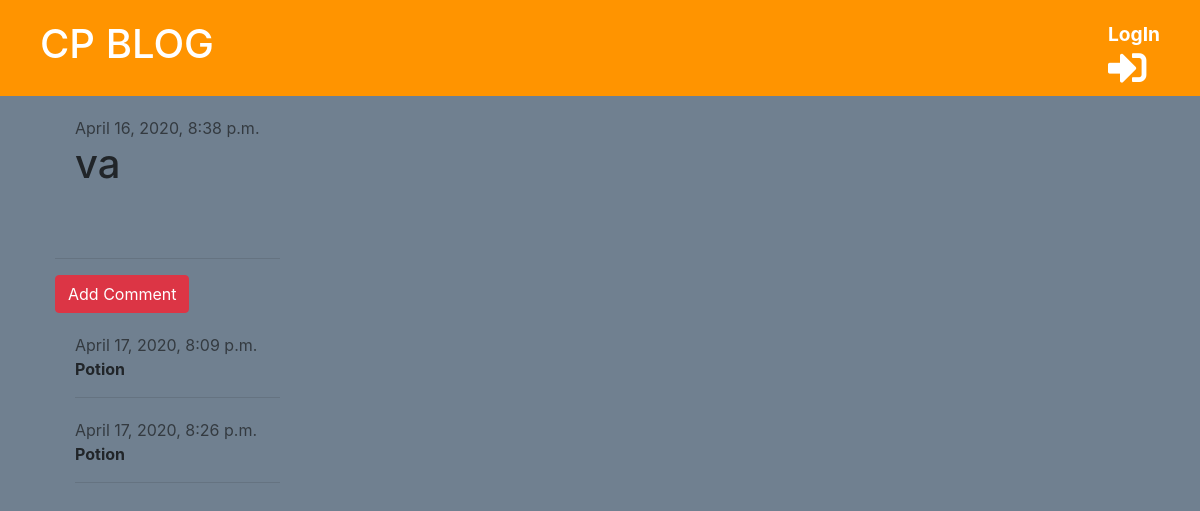
The app's page /post/17/ with its own data.
### blog/models.py (models this page shows, shortened)
class Post(models.Model):
    author = models.ForeignKey('auth.User', on_delete=models.CASCADE)
    title = models.CharField(max_length=255)
    text = models.TextField()
    created_date = models.DateTimeField(default=timezone.now)
    published_date = models.DateTimeField(blank=True, null=True)

class Comment(models.Model):
    post = models.ForeignKey(
        'blog.Post',
        on_delete=models.CASCADE,
        related_name='comments',
        related_query_name='comment'
    )
    author = models.CharField(max_length=200)
    text = models.TextField()
    created_date = models.DateTimeField(default=timezone.now)
    approved = models.BooleanField(default=False)

### blog/views.py (the view)
# urls.py: path('post/<int:pk>/', views.detail_view, name='post_detail'),
def detail_view(request, pk):
    post = get_object_or_404(Post, pk=pk)
    stuff_for_frontend = {'post': post}
    return render(request, 'blog/post_detail.html', stuff_for_frontend)

### blog/templatetags/markdownify.py (called while the page is built)
@register.filter
def markdown(value):
    renderer = HighlightRenderer()
    markdown = mistune.Markdown(renderer=renderer)
    return markdown(value)

### blog/templates/blog/post_detail.html (shortened to what this page needs)
{% extends 'blog/base.html' %}
{% load markdownify %}
{% block content %}
    <div class="post">
        {% if post.published_date %}
        <div class="date">
            {{ post.published_date }}
        </div>
        {% else %}
        <a href="{% url 'blog:post_publish' pk=post.pk %}" class="btn btn-primary">Publish</a>
        {% endif %}
        <h1>{{ post.title }}</h1>
    </div>
    <hr>
    <a href="{% url 'blog:add_comment' pk=post.pk %}" class="btn btn-danger">Add Comment</a>
    {% for comment in post.comments.all %}
        {% if user.is_authenticated or comment.approved %}
            <div class="comment">
                <div class="date">
                    {{ comment.created_date }}
                </div>
                <strong>{{ comment.author }}</strong>
                <hr>
            </div>
        {% endif %}
    {% empty %}
     <p> No comments yet ...</p>
    {% endfor %}
{% endblock %}

### blog/static/css/blog.css (style rules this page uses)
body { background-color: slategrey; }
.date { color: #343a40; }
.post { margin: 20px; margin-bottom: 70px; }
.comment { margin: 20px 0px 20px 20px; }

### records on screen
Post: published_date "April 16, 2020, 8:38 p.m.", title "va"
Comment: created_date "April 17, 2020, 8:09 p.m.", author "Potion"
Comment: created_date "April 17, 2020, 8:26 p.m.", author "Potion"
